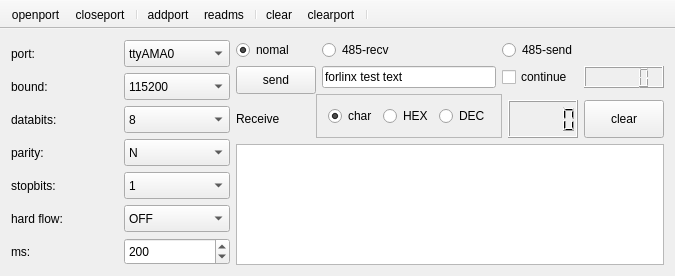
<?xml version="1.0" encoding="UTF-8"?>
<ui version="4.0">
 <class>MainWindow</class>
 <widget class="QMainWindow" name="MainWindow">
  <property name="enabled">
   <bool>true</bool>
  </property>
  <property name="geometry">
   <rect>
    <x>0</x>
    <y>0</y>
    <width>675</width>
    <height>276</height>
   </rect>
  </property>
  <property name="sizePolicy">
   <sizepolicy hsizetype="Expanding" vsizetype="Expanding">
    <horstretch>0</horstretch>
    <verstretch>0</verstretch>
   </sizepolicy>
  </property>
  <property name="minimumSize">
   <size>
    <width>0</width>
    <height>0</height>
   </size>
  </property>
  <property name="font">
   <font>
    <family>Times New Roman</family>
    <pointsize>9</pointsize>
   </font>
  </property>
  <property name="cursor">
   <cursorShape>PointingHandCursor</cursorShape>
  </property>
  <property name="contextMenuPolicy">
   <enum>Qt::NoContextMenu</enum>
  </property>
  <property name="windowTitle">
   <string>Lincom</string>
  </property>
  <property name="styleSheet">
   <string notr="true">QDialog{background:rgb(229, 255, 239)}
QMenuBar{background:url(:/new/prefix2/src/header.bmp)}
QStatusBar{background:url(:/new/prefix2/src/header.bmp)}
QPushButton{background:url(:/new/prefix2/src/header.bmp)}
QLCDNumber{background:url(:/new/prefix2/src/lcd.bmp)}
QLabel{background:url(:/new/prefix2/src/header.bmp)}







</string>
  </property>
  <property name="iconSize">
   <size>
    <width>16</width>
    <height>16</height>
   </size>
  </property>
  <property name="toolButtonStyle">
   <enum>Qt::ToolButtonIconOnly</enum>
  </property>
  <property name="animated">
   <bool>true</bool>
  </property>
  <widget class="QWidget" name="centralWidget">
   <layout class="QHBoxLayout" name="horizontalLayout_2">
    <item>
     <layout class="QGridLayout" name="gridLayout_4">
      <item row="0" column="0">
       <layout class="QGridLayout" name="gridLayout">
        <item row="0" column="0">
         <widget class="QLabel" name="label">
          <property name="sizePolicy">
           <sizepolicy hsizetype="Expanding" vsizetype="Expanding">
            <horstretch>0</horstretch>
            <verstretch>0</verstretch>
           </sizepolicy>
          </property>
          <property name="frameShadow">
           <enum>QFrame::Plain</enum>
          </property>
          <property name="text">
           <string>port:</string>
          </property>
         </widget>
        </item>
        <item row="0" column="1">
         <widget class="QComboBox" name="portNameComboBox">
          <property name="sizePolicy">
           <sizepolicy hsizetype="Expanding" vsizetype="Expanding">
            <horstretch>0</horstretch>
            <verstretch>0</verstretch>
           </sizepolicy>
          </property>
          <property name="currentIndex">
           <number>0</number>
          </property>
          <item>
           <property name="text">
            <string>ttyAMA0</string>
           </property>
          </item>
          <item>
           <property name="text">
            <string>ttyAMA1</string>
           </property>
          </item>
          <item>
           <property name="text">
            <string>ttyAMA2</string>
           </property>
          </item>
          <item>
           <property name="text">
            <string>ttyAMA3</string>
           </property>
          </item>
          <item>
           <property name="text">
            <string>ttyAMA4</string>
           </property>
          </item>
          <item>
           <property name="text">
            <string>ttyAMA5</string>
           </property>
          </item>
         </widget>
        </item>
        <item row="1" column="0">
         <widget class="QLabel" name="label_2">
          <property name="sizePolicy">
           <sizepolicy hsizetype="Expanding" vsizetype="Expanding">
            <horstretch>0</horstretch>
            <verstretch>0</verstretch>
           </sizepolicy>
          </property>
          <property name="text">
           <string>bound:</string>
          </property>
         </widget>
        </item>
        <item row="1" column="1">
         <widget class="QComboBox" name="baudRateComboBox">
          <property name="sizePolicy">
           <sizepolicy hsizetype="Expanding" vsizetype="Expanding">
            <horstretch>0</horstretch>
            <verstretch>0</verstretch>
           </sizepolicy>
          </property>
          <property name="currentIndex">
           <number>19</number>
          </property>
          <item>
           <property name="text">
            <string>50</string>
           </property>
          </item>
          <item>
           <property name="text">
            <string>75</string>
           </property>
          </item>
          <item>
           <property name="text">
            <string>110</string>
           </property>
          </item>
          <item>
           <property name="text">
            <string>134</string>
           </property>
          </item>
          <item>
           <property name="text">
            <string>150</string>
           </property>
          </item>
          <item>
           <property name="text">
            <string>200</string>
           </property>
          </item>
          <item>
           <property name="text">
            <string>300</string>
           </property>
          </item>
          <item>
           <property name="text">
            <string>600</string>
           </property>
          </item>
          <item>
           <property name="text">
            <string>1200</string>
           </property>
          </item>
          <item>
           <property name="text">
            <string>1800</string>
           </property>
          </item>
          <item>
           <property name="text">
            <string>2400</string>
           </property>
          </item>
          <item>
           <property name="text">
            <string>4800</string>
           </property>
          </item>
          <item>
           <property name="text">
            <string>9600</string>
           </property>
          </item>
          <item>
           <property name="text">
            <string>14400</string>
           </property>
          </item>
          <item>
           <property name="text">
            <string>19200</string>
           </property>
          </item>
          <item>
           <property name="text">
            <string>38400</string>
           </property>
          </item>
          <item>
           <property name="text">
            <string>56000</string>
           </property>
          </item>
          <item>
           <property name="text">
            <string>57600</string>
           </property>
          </item>
          <item>
           <property name="text">
            <string>76800</string>
           </property>
          </item>
          <item>
           <property name="text">
            <string>115200</string>
           </property>
          </item>
          <item>
           <property name="text">
            <string>128000</string>
           </property>
          </item>
          <item>
           <property name="text">
            <string>256000</string>
           </property>
          </item>
         </widget>
        </item>
        <item row="2" column="0">
         <widget class="QLabel" name="label_3">
          <property name="sizePolicy">
           <sizepolicy hsizetype="Expanding" vsizetype="Expanding">
            <horstretch>0</horstretch>
            <verstretch>0</verstretch>
           </sizepolicy>
          </property>
          <property name="text">
           <string>databits:</string>
          </property>
         </widget>
        </item>
        <item row="3" column="0">
         <widget class="QLabel" name="label_4">
          <property name="sizePolicy">
           <sizepolicy hsizetype="Expanding" vsizetype="Expanding">
            <horstretch>0</horstretch>
            <verstretch>0</verstretch>
           </sizepolicy>
          </property>
          <property name="text">
           <string>parity:</string>
          </property>
         </widget>
        </item>
        <item row="3" column="1">
         <widget class="QComboBox" name="parityComboBox">
          <property name="sizePolicy">
           <sizepolicy hsizetype="Expanding" vsizetype="Expanding">
            <horstretch>0</horstretch>
            <verstretch>0</verstretch>
           </sizepolicy>
          </property>
          <item>
           <property name="text">
            <string>N</string>
           </property>
          </item>
          <item>
           <property name="text">
            <string>O</string>
           </property>
          </item>
          <item>
           <property name="text">
            <string>E</string>
           </property>
          </item>
         </widget>
        </item>
        <item row="4" column="0">
         <widget class="QLabel" name="label_5">
          <property name="sizePolicy">
           <sizepolicy hsizetype="Expanding" vsizetype="Expanding">
            <horstretch>0</horstretch>
            <verstretch>0</verstretch>
           </sizepolicy>
          </property>
          <property name="text">
           <string>stopbits:</string>
          </property>
         </widget>
        </item>
        <item row="4" column="1">
         <widget class="QComboBox" name="stopBitsComboBox">
          <property name="sizePolicy">
           <sizepolicy hsizetype="Expanding" vsizetype="Expanding">
            <horstretch>0</horstretch>
            <verstretch>0</verstretch>
           </sizepolicy>
          </property>
          <item>
           <property name="text">
            <string>1</string>
           </property>
          </item>
          <item>
           <property name="text">
            <string>1.5</string>
           </property>
          </item>
          <item>
           <property name="text">
            <string>2</string>
           </property>
          </item>
         </widget>
        </item>
        <item row="5" column="0">
         <widget class="QLabel" name="label_8">
          <property name="sizePolicy">
           <sizepolicy hsizetype="Expanding" vsizetype="Expanding">
            <horstretch>0</horstretch>
            <verstretch>0</verstretch>
           </sizepolicy>
          </property>
          <property name="text">
           <string>hard flow:</string>
          </property>
         </widget>
        </item>
        <item row="5" column="1">
         <widget class="QComboBox" name="hardflowComboBox">
          <property name="sizePolicy">
           <sizepolicy hsizetype="Expanding" vsizetype="Expanding">
            <horstretch>0</horstretch>
            <verstretch>0</verstretch>
           </sizepolicy>
          </property>
          <item>
           <property name="text">
            <string>OFF</string>
           </property>
          </item>
          <item>
           <property name="text">
            <string>ON</string>
           </property>
          </item>
         </widget>
        </item>
        <item row="6" column="0">
         <widget class="QLabel" name="label_6">
          <property name="sizePolicy">
           <sizepolicy hsizetype="Expanding" vsizetype="Expanding">
            <horstretch>0</horstretch>
            <verstretch>0</verstretch>
           </sizepolicy>
          </property>
          <property name="text">
           <string>ms:</string>
          </property>
         </widget>
        </item>
        <item row="6" column="1">
         <widget class="QSpinBox" name="delayspinBox">
          <property name="sizePolicy">
           <sizepolicy hsizetype="Expanding" vsizetype="Expanding">
            <horstretch>0</horstretch>
            <verstretch>0</verstretch>
           </sizepolicy>
          </property>
          <property name="minimum">
           <number>10</number>
          </property>
          <property name="maximum">
           <number>5000</number>
          </property>
          <property name="value">
           <number>200</number>
          </property>
         </widget>
        </item>
        <item row="2" column="1">
         <widget class="QComboBox" name="dataBitsComboBox">
          <property name="sizePolicy">
           <sizepolicy hsizetype="Expanding" vsizetype="Expanding">
            <horstretch>0</horstretch>
            <verstretch>0</verstretch>
           </sizepolicy>
          </property>
          <property name="currentIndex">
           <number>3</number>
          </property>
          <item>
           <property name="text">
            <string>5</string>
           </property>
          </item>
          <item>
           <property name="text">
            <string>6</string>
           </property>
          </item>
          <item>
           <property name="text">
            <string>7</string>
           </property>
          </item>
          <item>
           <property name="text">
            <string>8</string>
           </property>
          </item>
         </widget>
        </item>
       </layout>
      </item>
      <item row="0" column="1">
       <layout class="QGridLayout" name="gridLayout_3">
        <item row="0" column="0" colspan="2">
         <widget class="QRadioButton" name="nomal">
          <property name="sizePolicy">
           <sizepolicy hsizetype="Expanding" vsizetype="Expanding">
            <horstretch>0</horstretch>
            <verstretch>0</verstretch>
           </sizepolicy>
          </property>
          <property name="text">
           <string>nomal</string>
          </property>
          <property name="checked">
           <bool>true</bool>
          </property>
         </widget>
        </item>
        <item row="0" column="2">
         <widget class="QRadioButton" name="recv485">
          <property name="sizePolicy">
           <sizepolicy hsizetype="Expanding" vsizetype="Expanding">
            <horstretch>0</horstretch>
            <verstretch>0</verstretch>
           </sizepolicy>
          </property>
          <property name="text">
           <string>485-recv</string>
          </property>
         </widget>
        </item>
        <item row="0" column="3" colspan="2">
         <widget class="QRadioButton" name="send485">
          <property name="sizePolicy">
           <sizepolicy hsizetype="Expanding" vsizetype="Expanding">
            <horstretch>0</horstretch>
            <verstretch>0</verstretch>
           </sizepolicy>
          </property>
          <property name="text">
           <string>485-send</string>
          </property>
         </widget>
        </item>
        <item row="1" column="0" rowspan="2" colspan="2">
         <widget class="QPushButton" name="sendmsgBtn">
          <property name="sizePolicy">
           <sizepolicy hsizetype="Expanding" vsizetype="Expanding">
            <horstretch>0</horstretch>
            <verstretch>0</verstretch>
           </sizepolicy>
          </property>
          <property name="text">
           <string>send</string>
          </property>
          <property name="autoDefault">
           <bool>false</bool>
          </property>
          <property name="default">
           <bool>false</bool>
          </property>
         </widget>
        </item>
        <item row="1" column="2">
         <widget class="QLineEdit" name="sendMsgLineEdit">
          <property name="sizePolicy">
           <sizepolicy hsizetype="Expanding" vsizetype="Expanding">
            <horstretch>0</horstretch>
            <verstretch>0</verstretch>
           </sizepolicy>
          </property>
          <property name="text">
           <string>forlinx test text</string>
          </property>
          <property name="maxLength">
           <number>10000</number>
          </property>
          <property name="dragEnabled">
           <bool>false</bool>
          </property>
         </widget>
        </item>
        <item row="1" column="3" colspan="2">
         <widget class="QCheckBox" name="obocheckBox">
          <property name="sizePolicy">
           <sizepolicy hsizetype="Expanding" vsizetype="Expanding">
            <horstretch>0</horstretch>
            <verstretch>0</verstretch>
           </sizepolicy>
          </property>
          <property name="text">
           <string>continue</string>
          </property>
         </widget>
        </item>
        <item row="1" column="5">
         <widget class="QLCDNumber" name="sendbyteslcdNumber">
          <property name="sizePolicy">
           <sizepolicy hsizetype="Expanding" vsizetype="Expanding">
            <horstretch>0</horstretch>
            <verstretch>0</verstretch>
           </sizepolicy>
          </property>
          <property name="toolTip">
           <string>已接收字节数</string>
          </property>
          <property name="styleSheet">
           <string notr="true"/>
          </property>
         </widget>
        </item>
        <item row="2" column="1" rowspan="2" colspan="3">
         <widget class="QFrame" name="frame">
          <property name="frameShape">
           <enum>QFrame::StyledPanel</enum>
          </property>
          <property name="frameShadow">
           <enum>QFrame::Raised</enum>
          </property>
          <layout class="QHBoxLayout" name="horizontalLayout">
           <item>
            <layout class="QGridLayout" name="gridLayout_2">
             <item row="0" column="0">
              <widget class="QRadioButton" name="ccradioButton">
               <property name="sizePolicy">
                <sizepolicy hsizetype="Expanding" vsizetype="Expanding">
                 <horstretch>0</horstretch>
                 <verstretch>0</verstretch>
                </sizepolicy>
               </property>
               <property name="toolTip">
                <string>以字符的方式发送和接收数据</string>
               </property>
               <property name="text">
                <string>char</string>
               </property>
               <property name="checked">
                <bool>true</bool>
               </property>
              </widget>
             </item>
             <item row="0" column="1">
              <widget class="QRadioButton" name="chradioButton">
               <property name="sizePolicy">
                <sizepolicy hsizetype="Expanding" vsizetype="Expanding">
                 <horstretch>0</horstretch>
                 <verstretch>0</verstretch>
                </sizepolicy>
               </property>
               <property name="toolTip">
                <string>以字符方式发送, 以十六进制方式显示</string>
               </property>
               <property name="text">
                <string>HEX</string>
               </property>
              </widget>
             </item>
             <item row="0" column="2">
              <widget class="QRadioButton" name="dcradioButton">
               <property name="sizePolicy">
                <sizepolicy hsizetype="Expanding" vsizetype="Expanding">
                 <horstretch>0</horstretch>
                 <verstretch>0</verstretch>
                </sizepolicy>
               </property>
               <property name="toolTip">
                <string>以字符方式发送, 以十进制方式显示</string>
               </property>
               <property name="text">
                <string>DEC</string>
               </property>
              </widget>
             </item>
            </layout>
           </item>
          </layout>
         </widget>
        </item>
        <item row="3" column="0">
         <widget class="QLabel" name="label_7">
          <property name="sizePolicy">
           <sizepolicy hsizetype="Expanding" vsizetype="Expanding">
            <horstretch>0</horstretch>
            <verstretch>0</verstretch>
           </sizepolicy>
          </property>
          <property name="text">
           <string>Receive</string>
          </property>
         </widget>
        </item>
        <item row="3" column="4">
         <widget class="QLCDNumber" name="recvbyteslcdNumber">
          <property name="sizePolicy">
           <sizepolicy hsizetype="Expanding" vsizetype="Expanding">
            <horstretch>0</horstretch>
            <verstretch>0</verstretch>
           </sizepolicy>
          </property>
          <property name="toolTip">
           <string>已接收字节数</string>
          </property>
          <property name="styleSheet">
           <string notr="true"/>
          </property>
         </widget>
        </item>
        <item row="3" column="5">
         <widget class="QPushButton" name="clearUpBtn">
          <property name="sizePolicy">
           <sizepolicy hsizetype="Expanding" vsizetype="Expanding">
            <horstretch>0</horstretch>
            <verstretch>0</verstretch>
           </sizepolicy>
          </property>
          <property name="text">
           <string>clear</string>
          </property>
         </widget>
        </item>
        <item row="4" column="0" colspan="6">
         <widget class="QTextBrowser" name="textBrowser">
          <property name="styleSheet">
           <string notr="true"/>
          </property>
         </widget>
        </item>
       </layout>
      </item>
     </layout>
    </item>
   </layout>
  </widget>
  <widget class="QToolBar" name="mainToolBar">
   <property name="sizePolicy">
    <sizepolicy hsizetype="Expanding" vsizetype="Expanding">
     <horstretch>0</horstretch>
     <verstretch>0</verstretch>
    </sizepolicy>
   </property>
   <property name="minimumSize">
    <size>
     <width>0</width>
     <height>0</height>
    </size>
   </property>
   <property name="maximumSize">
    <size>
     <width>16777215</width>
     <height>55</height>
    </size>
   </property>
   <property name="font">
    <font>
     <pointsize>9</pointsize>
    </font>
   </property>
   <property name="cursor">
    <cursorShape>PointingHandCursor</cursorShape>
   </property>
   <property name="focusPolicy">
    <enum>Qt::StrongFocus</enum>
   </property>
   <property name="contextMenuPolicy">
    <enum>Qt::NoContextMenu</enum>
   </property>
   <property name="movable">
    <bool>false</bool>
   </property>
   <property name="allowedAreas">
    <set>Qt::NoToolBarArea</set>
   </property>
   <property name="iconSize">
    <size>
     <width>24</width>
     <height>24</height>
    </size>
   </property>
   <property name="toolButtonStyle">
    <enum>Qt::ToolButtonIconOnly</enum>
   </property>
   <property name="floatable">
    <bool>true</bool>
   </property>
   <attribute name="toolBarArea">
    <enum>TopToolBarArea</enum>
   </attribute>
   <attribute name="toolBarBreak">
    <bool>false</bool>
   </attribute>
   <addaction name="actionOpen"/>
   <addaction name="actionClose"/>
   <addaction name="separator"/>
   <addaction name="actionAdd"/>
   <addaction name="actionReadPortInterval"/>
   <addaction name="separator"/>
   <addaction name="actionClearBytes"/>
   <addaction name="actionCleanPort"/>
   <addaction name="separator"/>
  </widget>
  <action name="actionAdd">
   <property name="checkable">
    <bool>false</bool>
   </property>
   <property name="text">
    <string>addport</string>
   </property>
   <property name="toolTip">
    <string>addport</string>
   </property>
   <property name="statusTip">
    <string>addport</string>
   </property>
  </action>
  <action name="actionOpen">
   <property name="text">
    <string>openport</string>
   </property>
   <property name="statusTip">
    <string>open</string>
   </property>
  </action>
  <action name="actionClose">
   <property name="text">
    <string>closeport</string>
   </property>
   <property name="statusTip">
    <string>closeport</string>
   </property>
  </action>
  <action name="actionExit">
   <property name="icon">
    <iconset>
     <normaloff>:/new/prefix1/src/exit.png</normaloff>:/new/prefix1/src/exit.png</iconset>
   </property>
   <property name="text">
    <string>退出程序</string>
   </property>
   <property name="statusTip">
    <string>退出程序</string>
   </property>
  </action>
  <action name="action">
   <property name="icon">
    <iconset>
     <normaloff>:/new/prefix1/src/mesage.png</normaloff>:/new/prefix1/src/mesage.png</iconset>
   </property>
   <property name="text">
    <string>关于Lincom</string>
   </property>
   <property name="toolTip">
    <string>关于Lincom</string>
   </property>
   <property name="statusTip">
    <string>关于Lincom</string>
   </property>
  </action>
  <action name="actionSave">
   <property name="text">
    <string>savedata</string>
   </property>
   <property name="toolTip">
    <string>savedata</string>
   </property>
   <property name="statusTip">
    <string>savedata</string>
   </property>
  </action>
  <action name="actionClearBytes">
   <property name="text">
    <string>clear</string>
   </property>
   <property name="toolTip">
    <string>clear</string>
   </property>
   <property name="statusTip">
    <string>clear</string>
   </property>
  </action>
  <action name="actionReadPortInterval">
   <property name="text">
    <string>readms</string>
   </property>
   <property name="toolTip">
    <string>read ms</string>
   </property>
   <property name="statusTip">
    <string>read ms</string>
   </property>
  </action>
  <action name="actionLoadfile">
   <property name="text">
    <string>readfile</string>
   </property>
   <property name="toolTip">
    <string>read file</string>
   </property>
   <property name="statusTip">
    <string>read file</string>
   </property>
  </action>
  <action name="actionCleanPort">
   <property name="text">
    <string>clearport</string>
   </property>
   <property name="toolTip">
    <string>clearport</string>
   </property>
   <property name="statusTip">
    <string>clearport</string>
   </property>
  </action>
  <action name="actionWriteToFile">
   <property name="checkable">
    <bool>true</bool>
   </property>
   <property name="text">
    <string>writefile</string>
   </property>
   <property name="toolTip">
    <string>writefile</string>
   </property>
   <property name="statusTip">
    <string>writefile</string>
   </property>
  </action>
 </widget>
 <layoutdefault spacing="6" margin="11"/>
 <resources/>
 <connections/>
</ui>
